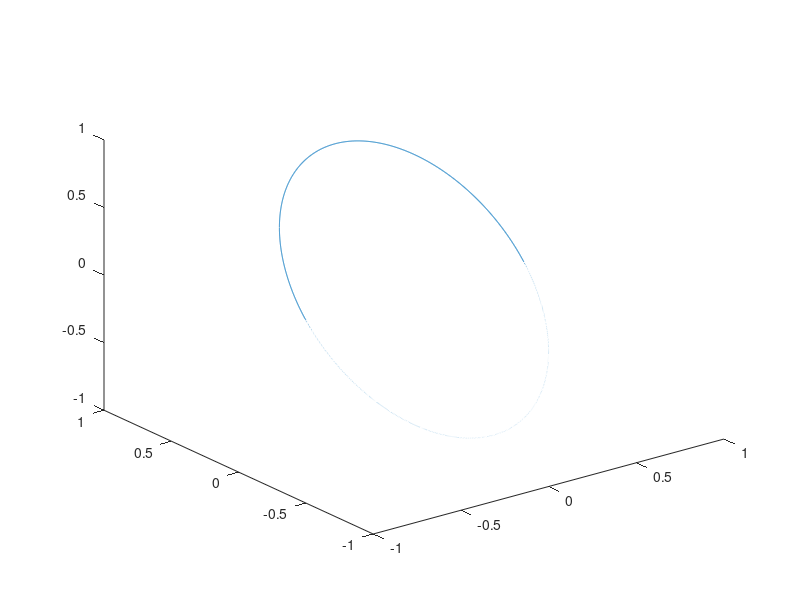

Here is the MATLAB script that generated this plot: (Note: this script raises an error after producing the figure.)
iter = 5000; 
s = linspace(0,2*pi,iter);
s(end) = [];
ys = @(s) cos(s); 
zs = @(s) sin(s);
C = [zeros(1,length(s));ys(s);zs(s)];
eps = 0.001; %ad hoc 

plot3(C(1,:),C(2,:),C(3,:))
hold on

evol_num = 4;
for i=1:evol_num
    T = Derivative(C); 
    kN = Derivative(T); 
    kB = cross(T,kN);
    C = C + eps*kB;
    plot3(C(1,:),C(2,:),C(3,:))
end

